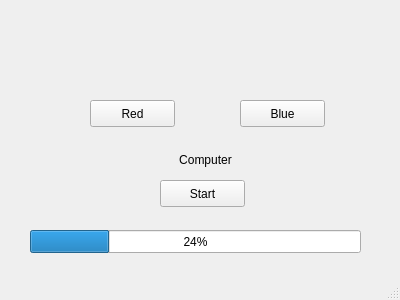
<?xml version="1.0" encoding="UTF-8"?>
<ui version="4.0">
 <class>MainWindow</class>
 <widget class="QMainWindow" name="MainWindow">
  <property name="geometry">
   <rect>
    <x>0</x>
    <y>0</y>
    <width>400</width>
    <height>300</height>
   </rect>
  </property>
  <property name="windowTitle">
   <string>A Simon Game</string>
  </property>
  <widget class="QWidget" name="centralWidget">
   <widget class="QPushButton" name="pushButton_start">
    <property name="geometry">
     <rect>
      <x>160</x>
      <y>180</y>
      <width>85</width>
      <height>27</height>
     </rect>
    </property>
    <property name="text">
     <string>Start</string>
    </property>
   </widget>
   <widget class="QPushButton" name="pushButton_red">
    <property name="geometry">
     <rect>
      <x>90</x>
      <y>100</y>
      <width>85</width>
      <height>27</height>
     </rect>
    </property>
    <property name="text">
     <string>Red</string>
    </property>
   </widget>
   <widget class="QPushButton" name="pushButton_blue">
    <property name="geometry">
     <rect>
      <x>240</x>
      <y>100</y>
      <width>85</width>
      <height>27</height>
     </rect>
    </property>
    <property name="text">
     <string>Blue</string>
    </property>
   </widget>
   <widget class="QProgressBar" name="progressBar">
    <property name="geometry">
     <rect>
      <x>30</x>
      <y>230</y>
      <width>331</width>
      <height>23</height>
     </rect>
    </property>
    <property name="value">
     <number>24</number>
    </property>
   </widget>
   <widget class="QLabel" name="label_currentPlayer">
    <property name="geometry">
     <rect>
      <x>120</x>
      <y>150</y>
      <width>171</width>
      <height>20</height>
     </rect>
    </property>
    <property name="text">
     <string>Computer</string>
    </property>
    <property name="alignment">
     <set>Qt::AlignCenter</set>
    </property>
   </widget>
  </widget>
  <widget class="QStatusBar" name="statusBar"/>
 </widget>
 <layoutdefault spacing="6" margin="11"/>
 <resources/>
 <connections/>
</ui>
